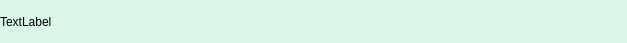
<?xml version="1.0" encoding="UTF-8"?>
<ui version="4.0">
 <class>FriendLabel</class>
 <widget class="QWidget" name="FriendLabel">
  <property name="geometry">
   <rect>
    <x>0</x>
    <y>0</y>
    <width>627</width>
    <height>43</height>
   </rect>
  </property>
  <property name="minimumSize">
   <size>
    <width>0</width>
    <height>43</height>
   </size>
  </property>
  <property name="maximumSize">
   <size>
    <width>16777215</width>
    <height>43</height>
   </size>
  </property>
  <property name="windowTitle">
   <string>Form</string>
  </property>
  <property name="styleSheet">
   <string notr="true">#FriendLabel {
	background: #daf6e7;
	color: #48bf56;
	border-radius: 10px;
}</string>
  </property>
  <layout class="QHBoxLayout" name="horizontalLayout">
   <property name="spacing">
    <number>0</number>
   </property>
   <property name="leftMargin">
    <number>0</number>
   </property>
   <property name="topMargin">
    <number>0</number>
   </property>
   <property name="rightMargin">
    <number>0</number>
   </property>
   <property name="bottomMargin">
    <number>0</number>
   </property>
   <item>
    <widget class="QLabel" name="tip_lb">
     <property name="text">
      <string>TextLabel</string>
     </property>
    </widget>
   </item>
   <item>
    <widget class="QWidget" name="close_wid" native="true">
     <property name="minimumSize">
      <size>
       <width>25</width>
       <height>25</height>
      </size>
     </property>
     <property name="maximumSize">
      <size>
       <width>25</width>
       <height>25</height>
      </size>
     </property>
     <layout class="QHBoxLayout" name="horizontalLayout_2">
      <property name="spacing">
       <number>0</number>
      </property>
      <property name="leftMargin">
       <number>0</number>
      </property>
      <property name="topMargin">
       <number>0</number>
      </property>
      <property name="rightMargin">
       <number>0</number>
      </property>
      <property name="bottomMargin">
       <number>0</number>
      </property>
      <item>
       <widget class="ClickLabelPlus" name="close_lb">
        <property name="minimumSize">
         <size>
          <width>15</width>
          <height>15</height>
         </size>
        </property>
        <property name="maximumSize">
         <size>
          <width>15</width>
          <height>15</height>
         </size>
        </property>
        <property name="styleSheet">
         <string notr="true">border-image: url(:/res/tipclose.png);</string>
        </property>
        <property name="text">
         <string/>
        </property>
       </widget>
      </item>
     </layout>
    </widget>
   </item>
  </layout>
 </widget>
 <customwidgets>
  <customwidget>
   <class>ClickLabelPlus</class>
   <extends>QLabel</extends>
   <header>clicklabelplus.h</header>
  </customwidget>
 </customwidgets>
 <resources/>
 <connections/>
</ui>
